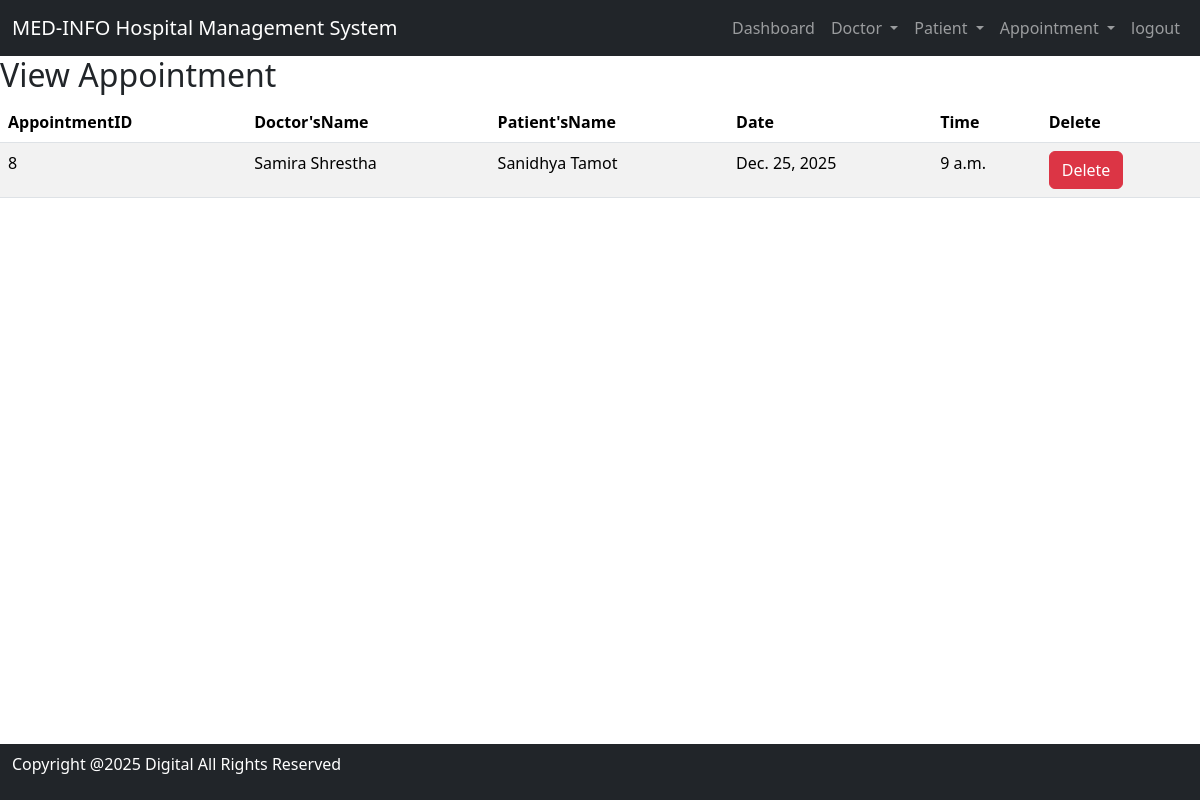
The app's page /view_appointment/ (signed in), older data.
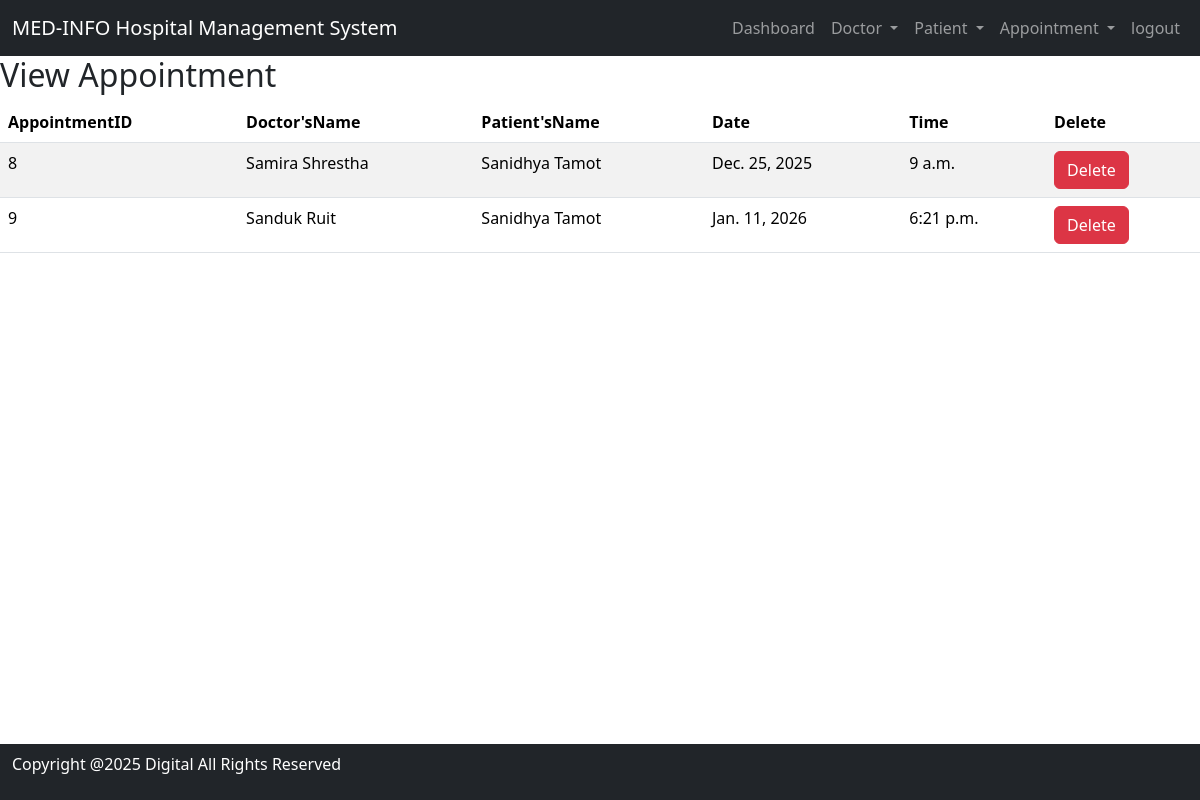
The same page, newer data.
### hospital/models.py (models this page shows, shortened)
class Appointment(models.Model):
    Doctor= models.ForeignKey(Doctor,on_delete=models.CASCADE)
    Patient= models.ForeignKey(Patient,on_delete=models.CASCADE)
    date = models.DateField()
    time = models.TimeField()

class Doctor(models.Model):
    Name= models.CharField(max_length=100)
    Mobile= models.IntegerField()
    Special = models.CharField(max_length=100)
    email = models.EmailField(max_length=100, blank=True, null=True)        # ADD THIS
    password = models.CharField(max_length=128)

class Patient(models.Model):
    Name= models.CharField(max_length=100)
    Gender= models.CharField(max_length=100)
    Mobile = models.CharField(max_length=15)
    Address= models.TextField()
    email = models.EmailField(max_length=100, blank=True, null=True)         # optional
    password = models.CharField(max_length=128)   # ADD THIS

### hospital/views.py (the view)
# urls.py: path('view_appointment/', View_Appointment, name='view_appointment'),
def View_Appointment(request):
    if not request.user.is_authenticated or not request.user.is_staff:
        return redirect('main_login')
    doc = Appointment.objects.all()
    return render(request, 'view_appointment.html', {'doc': doc})

### hospital/templates/view_appointment.html
{%  include 'base.html' %}
{% include 'navigation.html' %}
{% block content %}
<div>
    <h2>
        View Appointment</h2>
         <table id="example" class="table table-striped">
            <thead>
                <tr>
                    <th>AppointmentID</th>
                    <th>Doctor'sName</th>
                    <th>Patient'sName</th>
                    <th>Date</th>
                    <th>Time</th>
                    <th>Delete</th>
                </tr>
            </thead>
            <tbody>
                {% for i in doc %}
                <tr>
                    <td>{{ i.id }}</td>
                    <td>{{ i.Doctor.Name }}</td>
                    <td>{{ i.Patient.Name }}</td>
                    <td>{{ i.date }}</td>
                    <td>{{ i.time}}</td>
                    <td><a href="{% url 'delete_appointment' i.id %}"
                           onclick="return confirm('Are you sure you want to delete?')" class="btn btn-danger"> Delete</a></td>
                </tr>
                {%  endfor %}
            </tbody>
        </table>
</div>
{% endblock %}
{% include 'footer.html' %}

Row changes from the older to the newer data that the page shows:
added Appointment: id "9", Doctor.Name "Sanduk Ruit", Patient.Name "Sanidhya Tamot", date "Jan. 11, 2026", time "6:21 p.m."
